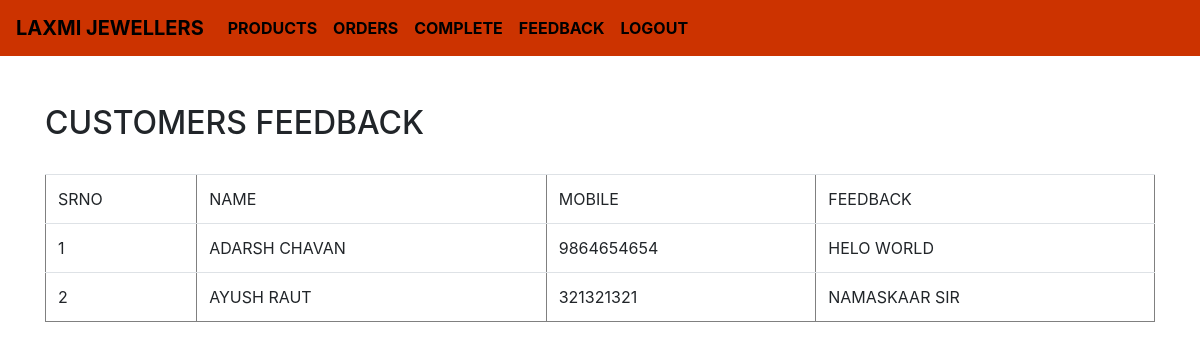
Page /feedback.php on the committed database.
### tables this page shows
CREATE TABLE `feedback` (
  `id` int(11) NOT NULL,
  `name` varchar(50) NOT NULL,
  `mobile` varchar(50) NOT NULL,
  `feedback` text NOT NULL
);

### feedback.php (the view, shortened to what this page needs)
<!DOCTYPE html>
<html>
<head>
  <link rel="stylesheet" href="https://cdn.jsdelivr.net/npm/bootstrap@4.6.2/dist/css/bootstrap.min.css">
</head>
<body>
<?php include_once "admin_nav.php"; ?>
<div class="container">
<br><br>
<H2> CUSTOMERS FEEDBACK </H2>
<br>
<div class="table-responsive">
 <table border="1" cellpadding="15" width="100%" class="table table-borderd">
 <tr>
 	 <td>SRNO</td>
   <TD>NAME</TD>
   <TD>MOBILE</TD>
   <TD>FEEDBACK</TD>
    </tr>
 <?php
    $con=mysqli_connect("localhost","root","","laxmi");
    $query="select*from feedback ";
    $read=mysqli_query($con,$query);
    $counter=0;
    while($row =mysqli_fetch_array($read))
    {
    	$counter++;
    	 echo"
   <tr>
        <td>$counter</td>
       <td>$row[name]</td>
       <td>$row[mobile]</td>
       <td>$row[feedback]</td>
 	</tr>
    ";
    }
     ?>
 </table>
</body>
</html>

### rows in the picture
feedback: name "ADARSH CHAVAN", mobile "9864654654", feedback "HELO WORLD"
feedback: name "AYUSH RAUT", mobile "321321321", feedback "NAMASKAAR SIR"
